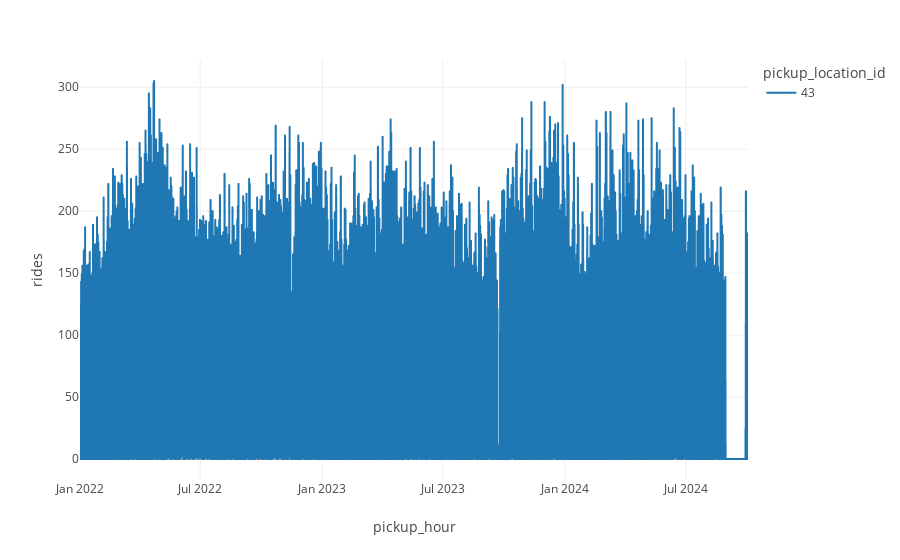

Notebook code cell kept with this figure:
### Code cell
from src.plot import plot_ts

# plot time square to make sure we are getting the data we need 
plot_ts(ts_data, locations=[43])

### Figure 1 — Plotly figure (JSON) as saved in the notebook; plotly's stock layout.template omitted (floating-point values rounded to 4 significant figures; data arrays with more than 128 entries replaced by an {"elided": "..."} marker saying what was removed)
{"data": [{"hovertemplate": "pickup_location_id=43<br>pickup_hour=%{x}<br>rides=%{y}<extra></extra>", "legendgroup": "43", "line": {"color": "#1F77B4", "dash": "solid"}, "marker": {"symbol": "circle"}, "mode": "lines", "name": "43", "showlegend": true, "type": "scattergl", "x": {"elided": "24139 str values"}, "xaxis": "x", "y": {"elided": "24139 int values"}, "yaxis": "y"}], "layout": {"legend": {"title": {"text": "pickup_location_id"}, "tracegroupgap": 0}, "margin": {"t": 60}, "xaxis": {"anchor": "y", "domain": [0, 1], "title": {"text": "pickup_hour"}}, "yaxis": {"anchor": "x", "domain": [0, 1], "title": {"text": "rides"}}}}
